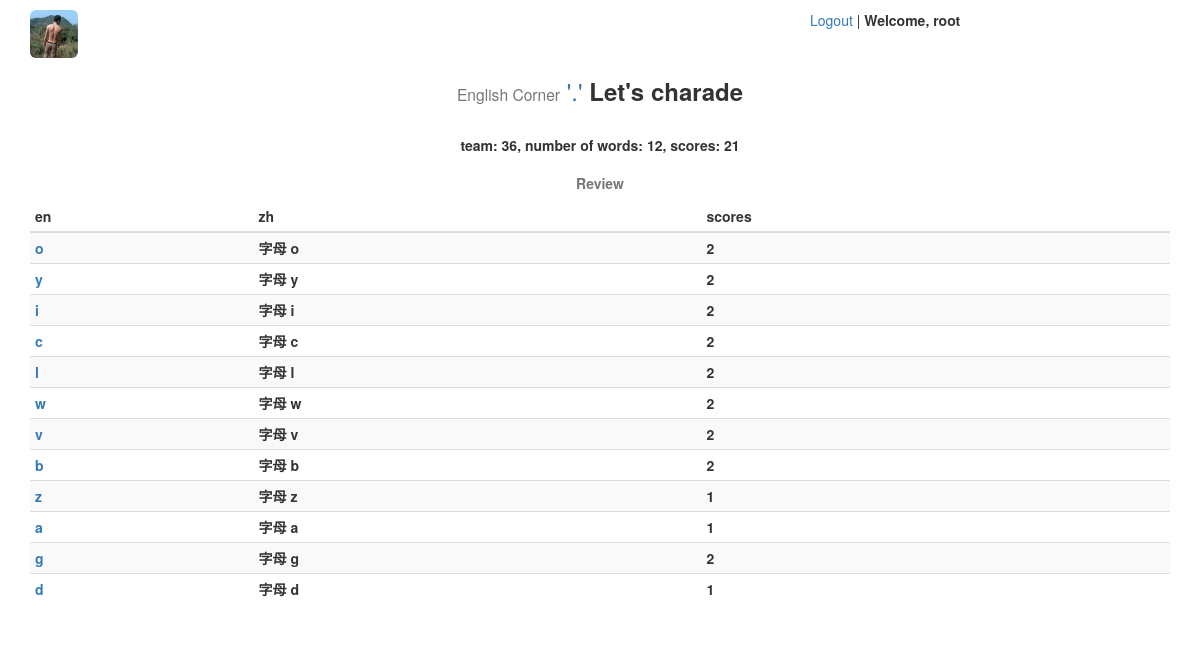
Before: /charade/set/36/play/ (signed in) with the older database file.
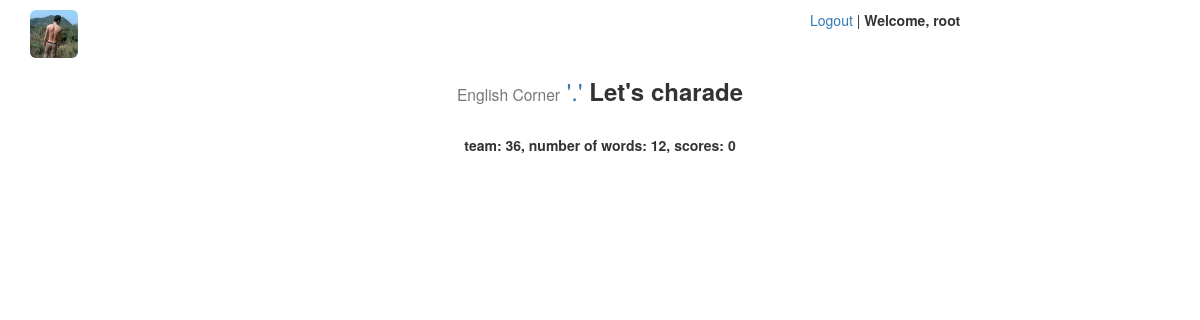
After: the same page with the newer database file.
### charade/models.py (models this page shows, shortened)
@python_2_unicode_compatible
class GameTemporaryTable(models.Model):
    board = models.ForeignKey(GameScoreBoard)
    en = models.CharField('en', max_length=100)
    zh = models.CharField('中文', max_length=100)
    exp = models.TextField('解释', max_length=200, null=True)
    scores = models.IntegerField('得分', default=0)
    used = models.IntegerField('used', default=0)
    vid = models.IntegerField('vid', default=0)

### charade/views.py (the view)
# urls.py: url(r'^set/(?P<board_id>[0-9]+)/play/$', views.game_play, name='game_play'),
def game_play(request, board_id):
    gsb = get_object_or_404(GameScoreBoard, pk=board_id)
    unused_word_list = gsb.gametemporarytable_set.exclude(used=1).order_by('?')[:1]
    if unused_word_list:
        context = {'word_list': unused_word_list}
    else:
        sum_scores = 0
        used_word_list = gsb.gametemporarytable_set.filter(used=1)
        for w in used_word_list:
            sum_scores += w.scores
        gsb.scores = sum_scores
        gsb.dt_end = timezone.now()
        gsb.save()
        msgs = 'team: {0}, number of words: {1}, scores: {2}'.format(board_id, gsb.amount, sum_scores)
        context = {'msgs': msgs,
                   'used_word_list': used_word_list,
                    }
    return render(request, 'charade/play.html', context)

### charade/templates/charade/play.html (shortened to what this page needs)
{% extends 'charade/base.html' %}
{% load staticfiles %}
{% block content %}
{% if msgs %}
    <div class="row">
        <p class="text-center"><strong>{{ msgs }}<strong></p>
    </div>
{% endif %}
{% if used_word_list %}
    <div class="table-responsive">
        <table class="table table-striped table-condensed">
            <caption class="text-center">Review</caption>
            <thead>
                <tr>
                    <th>en</th>
                    <th>zh</th>
                    <th>scores</th>
                </tr>
            </thead>
            <tbody>
            {% for w in used_word_list %}
                <tr>
                    <td><a href="{% url 'charade:explanation' w.vid %}" title="Explanation" target="_blank">{{ w.en }}</a></td>
                    <td>{{ w.zh }}</td>
                    <td>{{ w.scores }}</td>
                </tr>
            {% endfor %}
            </tbody>
        </table>
    </div>
{% else %}
    <div class="row">
    </div>
{% endif %}
{% endblock %}

### charade/templates/charade/base.html (shortened to what this page needs)
{% load staticfiles %}
<!DOCTYPE html>
<html xmlns="http://www.w3.org/1999/xhtml">
<head>
    <link rel="stylesheet" href="{% static 'charade/css/bootstrap.min.css' %}">
</head>
<body>
<div class="container">
    <div class="row">
        <div class="col-md-4">
            <a href="/">
                <img class="img-rounded" style="width: 48px; height: 48px;"
                    src="{% static 'charade/images/header.jpg' %}"
                    alt="Home" title="Back Home? Click me."></img>
            </a>
        </div>
        <div class="col-md-4">
        {% if user.is_authenticated %}
            <a href="{% url 'auth_logout' %}" title="logout">Logout</a>
            |<strong>
            Welcome, {{ user.username }}
            </strong>
        {% endif %}
        </div>
    </div>
    <div class="row">
        <div class="col-md-2">
        </div>
        <div class="col-md-8">
            <h3 id="tips" class="text-center">
                <small id="tips1">English Corner</small>
                <a href="{% url 'charade:show_about' %}" title="About">'.'</a>
                <strong id="tips2">Let's charade</strong>
            </h3>
        </div>
        <div class="col-md-2">
        </div>
    </div>
    <div class="row">
        <div class="col-md-6">
        </div>
        <div class="col-md-6">
        </div>
    </div>
    <div class="row">
    </div>
    {% block content %}{% endblock %}
</div>
</body>
</html>

Changed rows visible on the page:
removed GameTemporaryTable: en "o", zh "字母 o", scores "2"
removed GameTemporaryTable: en "y", zh "字母 y", scores "2"
removed GameTemporaryTable: en "i", zh "字母 i", scores "2"
removed GameTemporaryTable: en "c", zh "字母 c", scores "2"
removed GameTemporaryTable: en "l", zh "字母 l", scores "2"
removed GameTemporaryTable: en "w", zh "字母 w", scores "2"
removed GameTemporaryTable: en "v", zh "字母 v", scores "2"
removed GameTemporaryTable: en "b", zh "字母 b", scores "2"
removed GameTemporaryTable: en "z", zh "字母 z", scores "1"
removed GameTemporaryTable: en "a", zh "字母 a", scores "1"
removed GameTemporaryTable: en "g", zh "字母 g", scores "2"
removed GameTemporaryTable: en "d", zh "字母 d", scores "1"
Other visible differences:
{{ msgs }}: "team: 36, number of words: 12, scores: 21" → "team: 36, number of words: 12, scores: 0"
text no longer shown: "Review en zh scores"
